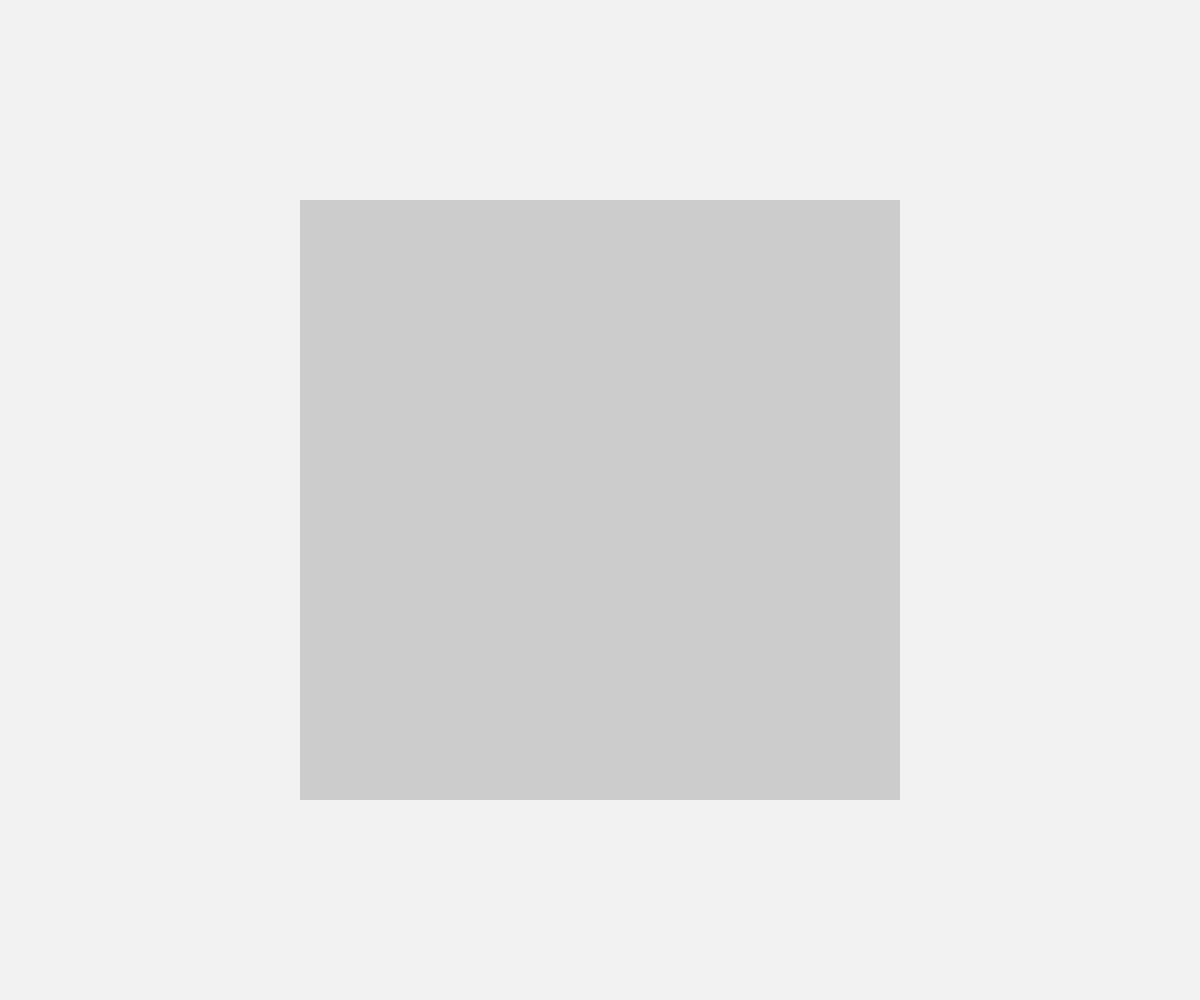
Frame 1 (no input)
Frame 60 (no input): identical to frame 1, image omitted
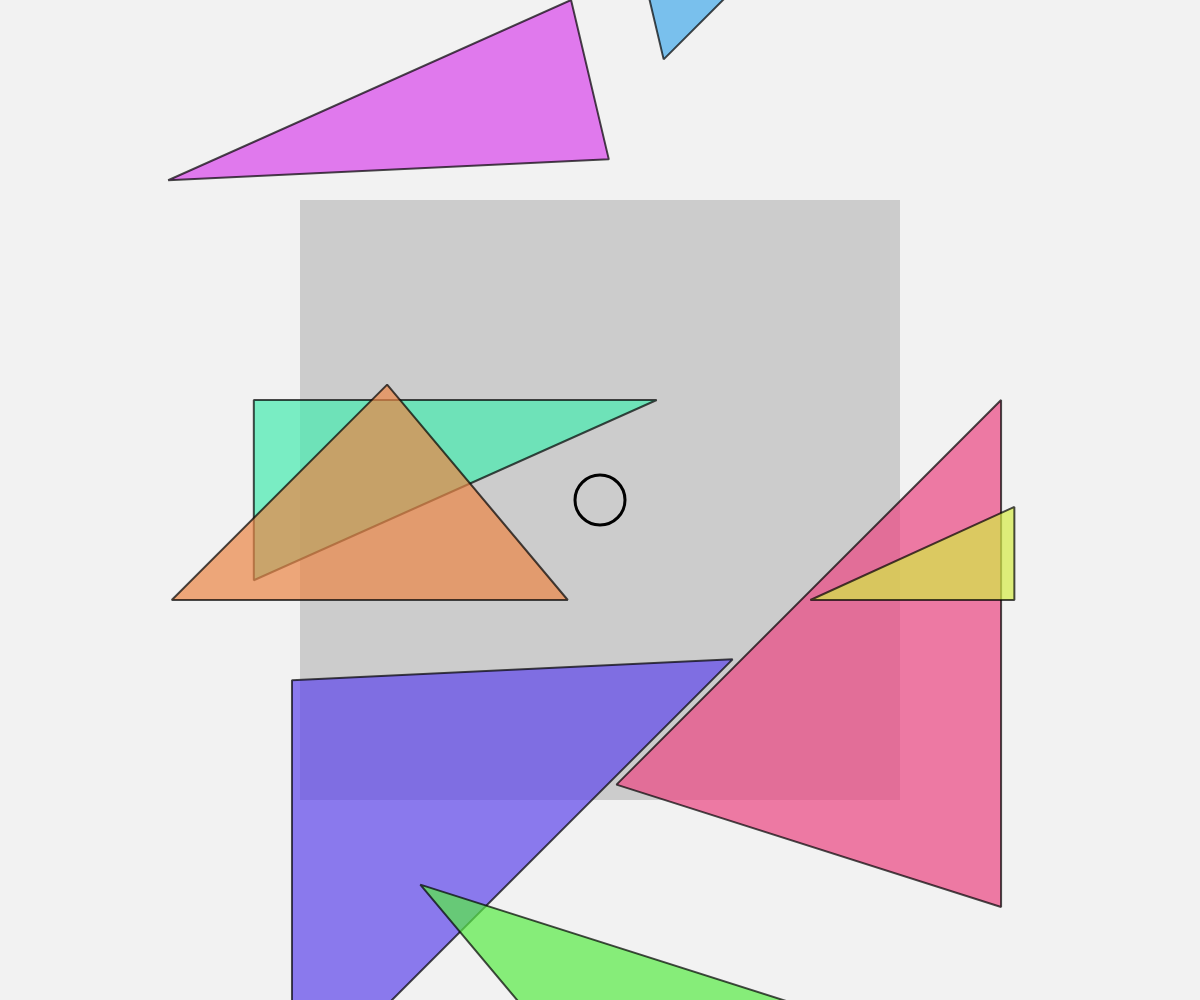
Frame 120 (the mouse pressed at the canvas centre since frame 60)

The p5.js sketch that drew these frames (run headless with seeded random() and noise() and a simulated clock; from frame 60 on, the mouse is pressed at the canvas centre):

// p5.js sketch
// ── sketch.js
// Fragmented Square Puzzle by Antoinette Bumatay-Chan
// Created for the #WCCChallenge - Topic: Draggable
//
// Click and drag the pieces around to complete the square.
// Once completed, click again for new puzzle
//
// See other submissions here: https://openprocessing.org/curation/78544
// Join the Birb's Nest Discord community!  https://discord.gg/S8c7qcjw2b

let gTriangles = [];
let gSelected = null;
let gOffset = null;
let gSideLength;
let gAreaMin;
let gDifficulty = 2;

let gIsPuzzleDone = false;
let gIsWaiting = false;
let gScaleVar;
let gAlphaVar;
let gStart = false;

function setup() {
  createCanvas(windowWidth, windowHeight);

  colorMode(HSL, 100);
  strokeWeight(2);
  strokeJoin(BEVEL);
  rectMode(CENTER);

  gSideLength = min(windowWidth, windowHeight) * 0.6;

  initPuzzle();
}

function draw() {
  if (gIsWaiting) return;
  let puzzleCheck = true;
  for (let i = 0; i < gTriangles.length; i++) {
    if (!gTriangles[i].isStatic) {
      puzzleCheck = false;
      break;
    }
  }
  if (puzzleCheck) {
    setTimeout(() => {
      gIsPuzzleDone = true;
    }, 1000);
  }
  background(95);

  noStroke();
  push();
  translate(width / 2, height / 2);
  fill(80);

  rect(0, 0, gSideLength);
  if (!gStart) return;
  if (gIsPuzzleDone) {
    scale(gScaleVar);
    gAlphaVar -= 1;
    gScaleVar += 0.03;
    if (!gIsWaiting && gAlphaVar <= 0) {
      gIsWaiting = true;
      setTimeout(() => {
        initPuzzle();
      }, 500);
    }
  } else if (gAlphaVar < 100) {
    gAlphaVar += 2;
  }

  gTriangles.forEach((triangle) => {
    triangle.draw();
  });

  pop();
  noFill();
  stroke(0); //mouseIsPressed ? 100 : 0);
  strokeWeight(mouseIsPressed ? 3 : 1);
  circle(mouseX, mouseY, 50);
  strokeWeight(2);
}

function initPuzzle() {
  gIsWaiting = false;
  gIsPuzzleDone = false;
  gAlphaVar = -50;
  gScaleVar = 1;
  let totalArea = gSideLength * gSideLength;
  gAreaMin = totalArea / gDifficulty;
  gTriangles = [];

  let xOffset = -gSideLength / 2; //(windowWidth - gSideLength) / 2;
  let yOffset = -gSideLength / 2; //(windowHeight - gSideLength) / 2;

  // centered square points
  let p1 = createVector(xOffset, yOffset);
  let p2 = createVector(xOffset + gSideLength, yOffset);
  let p3 = createVector(xOffset, yOffset + gSideLength);
  let p4 = createVector(xOffset + gSideLength, yOffset + gSideLength);

  // split square into two triangles, and subdivide
  subdivide({ p1: p1, p2: p2, p3: p3 });
  subdivide({ p1: p2, p2: p3, p3: p4 });

  // set color and move to random position
  let hInc = 100 / gTriangles.length;
  let h = int(random(100));
  let staticTriangles = [];
  let nonStaticTriangles = [];

  for (let i = 0; i < gTriangles.length; i++) {
    gTriangles[i].color = color(h, 80, 60);
    h = (h + hInc) % 100; // Update hue for colors
    if (gTriangles[i].isStatic) {
      staticTriangles.push(gTriangles[i]); // Collect static triangles
    } else {
      nonStaticTriangles.push(gTriangles[i]); // Collect non-static triangles
    }
  }

  // Clear the original array and add static triangles at the beginning
  gTriangles = [...staticTriangles, ...nonStaticTriangles];
  gDifficulty += 0.5;
}

function triangleArea(p1, p2, p3) {
  return abs((p1.x * (p2.y - p3.y) + p2.x * (p3.y - p1.y) + p3.x * (p1.y - p2.y)) / 2);
}

function subdivide(triangle) {
  // add triangle if size is small enough
  if (triangleArea(triangle.p1, triangle.p2, triangle.p3) < gAreaMin) {
    gTriangles.push(new Triangle(triangle.p1, triangle.p2, triangle.p3));
    return;
  }

  // otherwise triangle divide further
  let a = p5.Vector.lerp(triangle.p1, triangle.p2, random(0.1, 0.9));
  let b = p5.Vector.lerp(triangle.p2, triangle.p3, random(0.1, 0.9));
  let c = p5.Vector.lerp(triangle.p3, triangle.p1, random(0.1, 0.9));
  subdivide({ p1: triangle.p1, p2: a, p3: c });
  subdivide({ p1: triangle.p2, p2: b, p3: a });
  subdivide({ p1: triangle.p3, p2: c, p3: b });
  subdivide({ p1: a, p2: b, p3: c });
}

function containsPoint(triangle, px, py) {
  let b1 = sign(px, py, triangle.p1, triangle.p2) < 0.0;
  let b2 = sign(px, py, triangle.p2, triangle.p3) < 0.0;
  let b3 = sign(px, py, triangle.p3, triangle.p1) < 0.0;
  return b1 === b2 && b2 === b3;
}

function sign(px, py, p1, p2) {
  return (px - p2.x) * (p1.y - p2.y) - (p1.x - p2.x) * (py - p2.y);
}

function mousePressed() {
  if (!gStart) gStart = true;
  let offsetX = width / 2;
  let offsetY = height / 2;
  for (let i = gTriangles.length - 1; i >= 0; i--) {
    if (gTriangles[i].isStatic) continue;
    let adjMouseX = mouseX - offsetX;
    let adjMouseY = mouseY - offsetY;

    if (containsPoint(gTriangles[i], adjMouseX, adjMouseY)) {
      gSelected = gTriangles.splice(i, 1)[0];
      gTriangles.push(gSelected);
      gOffset = createVector(adjMouseX, adjMouseY).sub(createVector(gSelected.cx, gSelected.cy));
      break;
    }
  }
}

function mouseDragged() {
  if (gSelected) {
    let offsetX = -width / 2;
    let offsetY = -height / 2;
    let dx = mouseX - gSelected.cx + offsetX;
    let dy = mouseY - gSelected.cy + offsetY;
    gSelected.move(dx, dy);
    gOffset = createVector(mouseX, mouseY).sub(createVector(gSelected.cx, gSelected.cy));
  }
}

function mouseReleased() {
  if (gSelected && gSelected.isStatic) {
    let lastItem = gTriangles.pop();
    gTriangles.unshift(lastItem);
  }
  gSelected = null;
}

class Triangle {
  constructor(p1, p2, p3) {
    this.ogP1 = p1;
    this.ogP2 = p2;
    this.ogP3 = p3;

    let centroid = createVector((p1.x + p2.x + p3.x) / 3, (p1.y + p2.y + p3.y) / 3);

    // Calculate max offsets to keep triangle within the canvas bounds
    let offsetX = random(-width / 8, width / 8);
    // let maxOffsetY = 3 * min(centroid.y, 0.8 * height - centroid.y);
    let offsetY = random() < 0.5 ? -height / 4 + (random() < 0.5 ? -50 : 50) : height / 4 + (random() < 0.5 ? -50 : 50);

    // Add random offset within bounds
    let offset = createVector(offsetX, offsetY);
    this.p1 = p1.copy().add(offset);
    this.p2 = p2.copy().add(offset);
    this.p3 = p3.copy().add(offset);

    // recaluclate centroids
    this.cx = (this.p1.x + this.p2.x + this.p3.x) / 3;
    this.cy = (this.p1.y + this.p2.y + this.p3.y) / 3;

    this.isStatic = false;
  }

  move(dx, dy) {
    if (this.isStatic) return;
    this.p1.add(dx, dy);
    this.p2.add(dx, dy);
    this.p3.add(dx, dy);
    this.cx = (this.p1.x + this.p2.x + this.p3.x) / 3;
    this.cy = (this.p1.y + this.p2.y + this.p3.y) / 3;

    if (this.boundCheck(this.p1, this.ogP1) && this.boundCheck(this.p2, this.ogP2) && this.boundCheck(this.p3, this.ogP3)) {
      this.p1 = this.ogP1;
      this.p2 = this.ogP2;
      this.p3 = this.ogP3;
      this.isStatic = true;
    }
  }

  boundCheck(p1, p2) {
    return dist(p1.x, p1.y, p2.x, p2.y) < 50;
  }

  draw() {
    fill(hue(this.color), saturation(this.color), lightness(this.color), gAlphaVar);
    stroke(0, gAlphaVar);

    triangle(this.p1.x, this.p1.y, this.p2.x, this.p2.y, this.p3.x, this.p3.y);
  }
}
